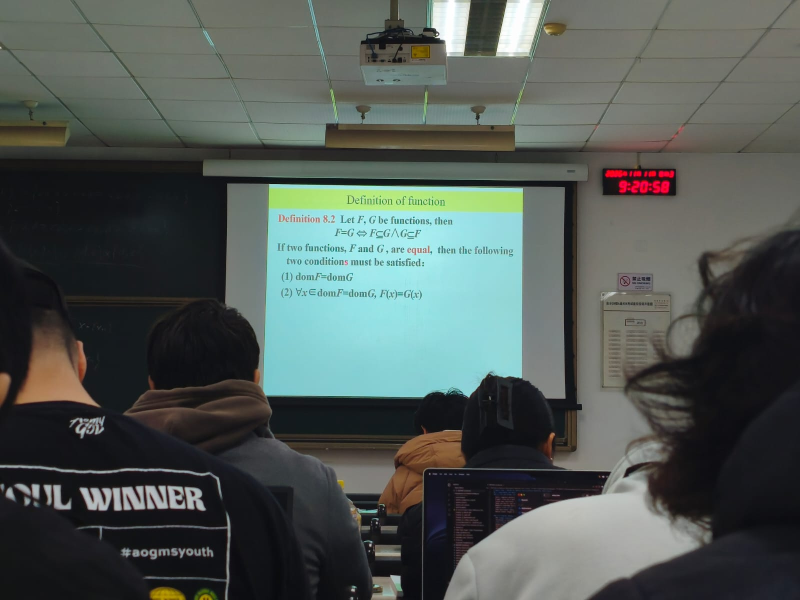
#> input picture train/1.jpeg, 1600 x 1200 px (shown at 1/2 size); its folder holds 4 pictures in this run
$ python label.py
#> lines starting #> are read from the running program, lines starting #| are printed output that depends on the picture
import cv2
import os
import json
import glob

# --- CONFIGURATION ---
# Create a folder called 'training_images' next to this script and put your DocUNet photos inside
IMAGE_FOLDER = 'train'
OUTPUT_JSON = 'labels.json'

points = []
labels = {}

def click_event(event, x, y, flags, param):
    global points, img_copy

    # Listen for Left Mouse Clicks
    if event == cv2.EVENT_LBUTTONDOWN:
        if len(points) < 4:
            points.append([x, y])
            # Draw a red dot where you clicked
            cv2.circle(img_copy, (x, y), 5, (0, 0, 255), -1)
            cv2.imshow("Labeling", img_copy)

# Find all JPG/PNG images in the folder
image_paths = glob.glob(os.path.join(IMAGE_FOLDER, '*.*'))

for image_path in image_paths:
    img = cv2.imread(image_path)
#> img is the input picture: shape (1200, 1600, 3); mean B, G, R 84.5, 88.4, 80.3
    if img is None:
        continue

    # Resize down so it fits on your monitor while labeling
    # (We save the coordinates relative to this resized image)
    img = cv2.resize(img, (800, 600))
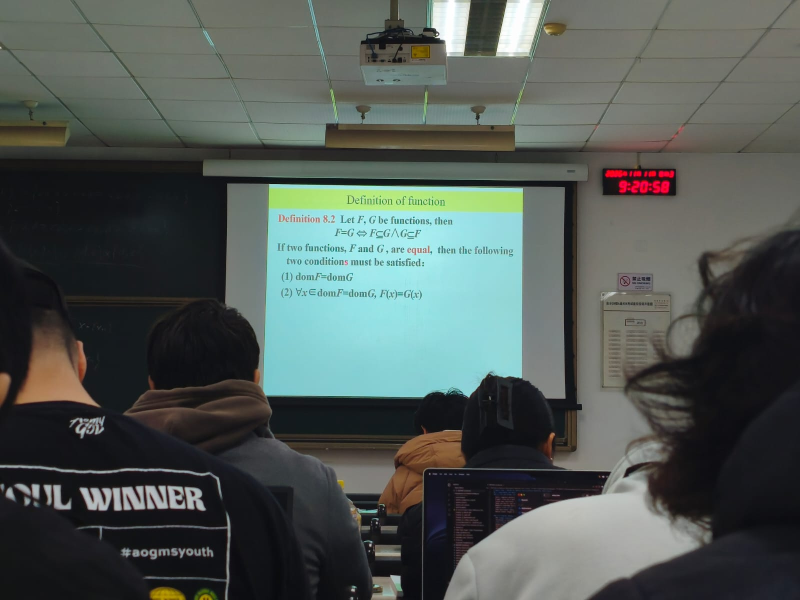
#> img: shape (600, 800, 3); mean B, G, R 84.6, 88.5, 80.4
    img_copy = img.copy()
    points = []

    cv2.imshow("Labeling", img_copy)
    cv2.setMouseCallback("Labeling", click_event)

    print(f"Click the 4 corners of {os.path.basename(image_path)} (Top-Left, Top-Right, Bottom-Right, Bottom-Left).")

    # Wait until 4 points are clicked or user presses 'q' to skip
    while True:
        key = cv2.waitKey(1) & 0xFF
#> (key q is pressed here)
        if len(points) == 4:
            labels[os.path.basename(image_path)] = points
            print("Saved!")
            break
        elif key == ord('q'):  # Press 'q' to skip an image
            print("Skipped.")
            break
#> pass 2 of the loop `for image_path in image_paths:`:
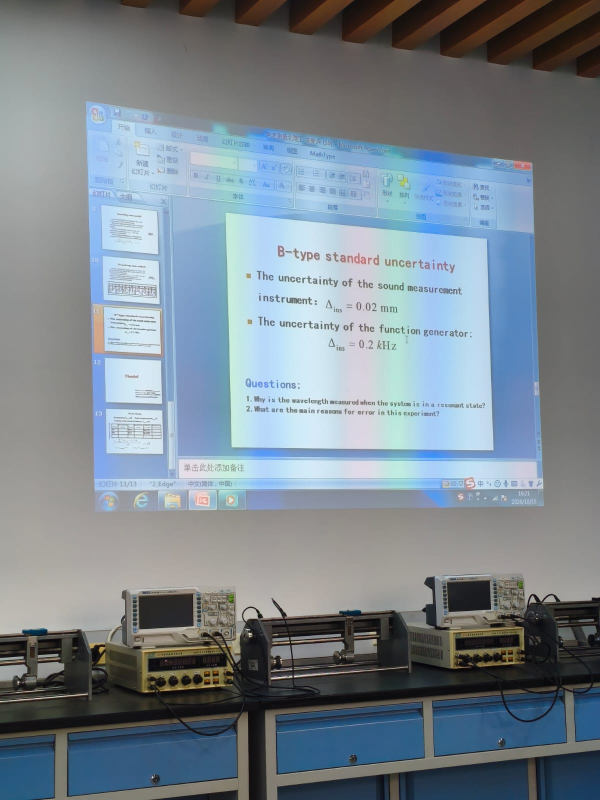
#> input picture train/10.jpeg, 1200 x 1600 px (shown at 1/2 size)
#> img is the input picture: shape (1600, 1200, 3); mean B, G, R 142.9, 134.1, 122.5
#> `img = cv2.resize(img, (800, 600))`:
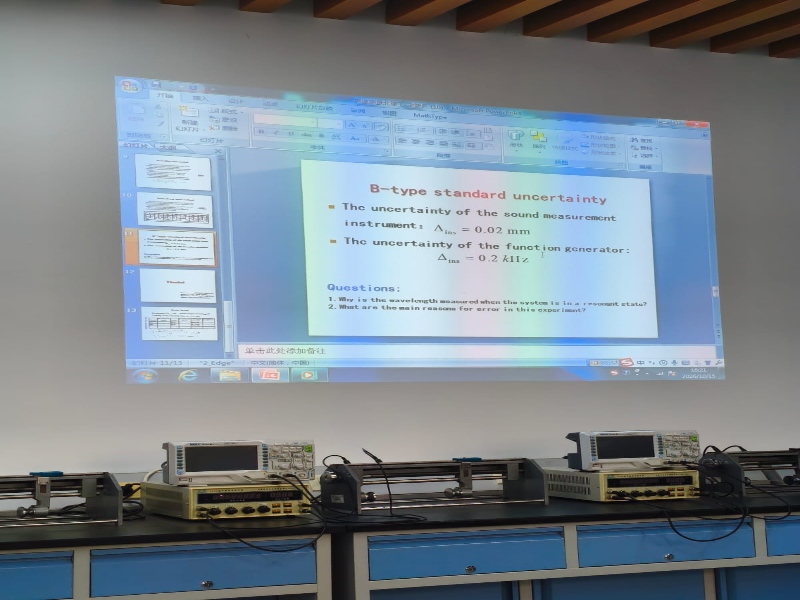
#> img: shape (600, 800, 3); mean B, G, R 142.9, 134.1, 122.5
#> (key Esc is pressed here)
#> pass 3 of the loop `for image_path in image_paths:`:
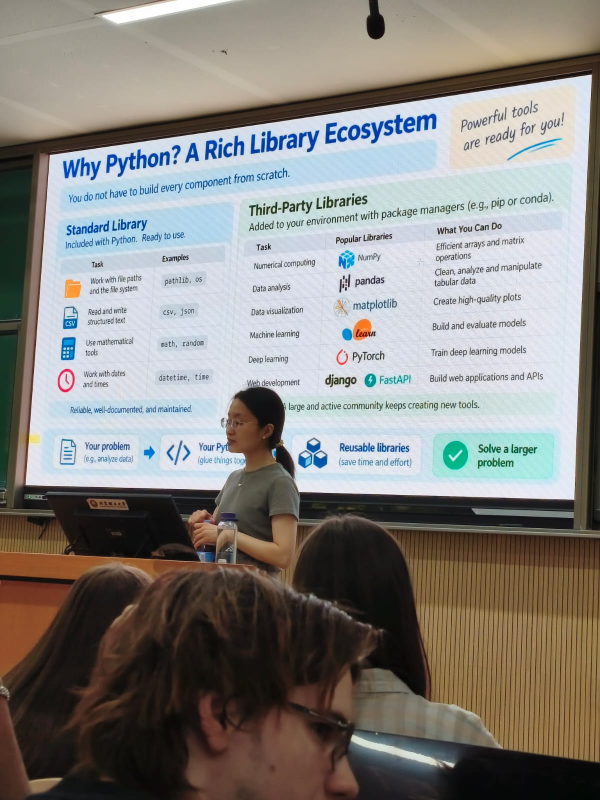
#> input picture train/11.jpeg, 1200 x 1600 px (shown at 1/2 size)
#> img is the input picture: shape (1600, 1200, 3); mean B, G, R 129.2, 132.9, 135.4
#> `img = cv2.resize(img, (800, 600))`:
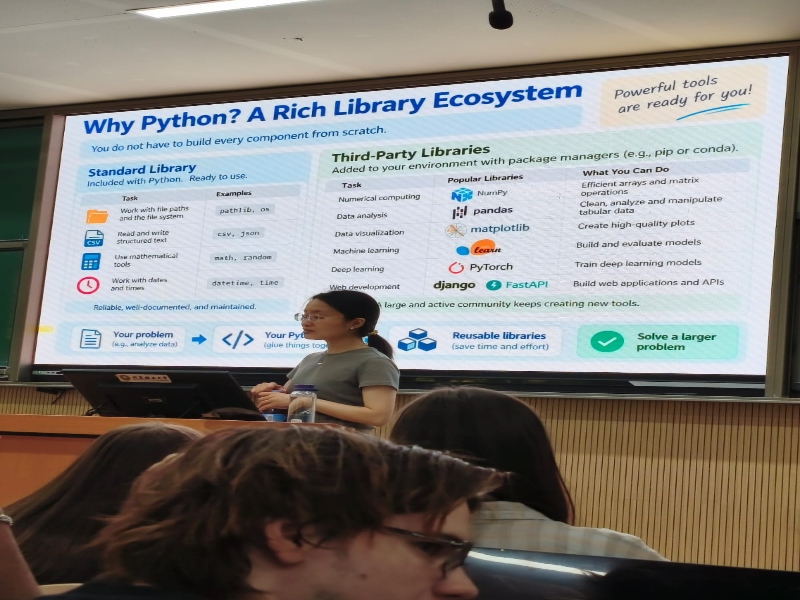
#> img: shape (600, 800, 3); mean B, G, R 129.1, 132.9, 135.4
#> the loop made 4 passes; the first 3 are shown

cv2.destroyAllWindows()

# Save all the clicked coordinates to a JSON file for PyTorch
with open(OUTPUT_JSON, 'w') as f:
    json.dump(labels, f, indent=4)

print(f"\nLabeling complete! Coordinates saved to {OUTPUT_JSON}.")
